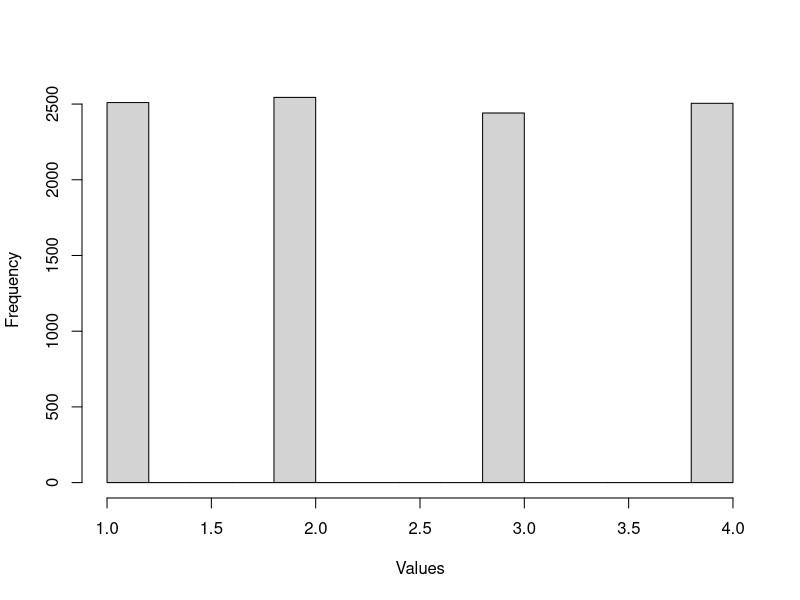

Write the R code that produced this figure.
## ---- chunk 1
x <- c(1, 2, 3, 4)
## ---- chunk 2
out <- sample(x, 10000, replace=TRUE)
## ---- chunk 3
hist_out <- hist(out, main = '', xlab = 'Values', ylab = 'Frequency')
## ---- chunk 4
x <- c( 1, 2, 2, 3, 4, 1, 6, 7, 8, 10, 5, 5, 1, 4, 9 )
out1 <- sample(x, 10, replace=FALSE)
out2 <- sample(x, 10, replace=TRUE)
## ---- chunk 5
rolls_from_sample = sample(c(1:6), size=5000, replace=TRUE)
rolls_from_sample.int = sample(6, size=5000, replace=TRUE)

table(rolls_from_sample)
## ---- chunk 6
table(rolls_from_sample.int)
